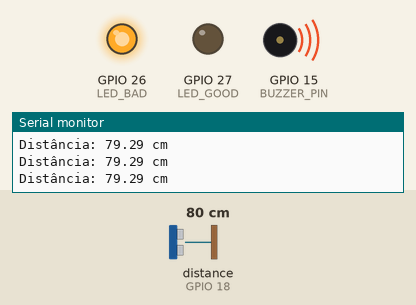
Simulated run of this sketch. Board: ESP32. On the bench: output pins drawn as LEDs (lit = HIGH), buzzer (waves = sounding, pin HIGH), the last lines printed to the serial monitor. Wiring (inferred from the names in the program): ultrasonic range finder: trigger GPIO 5; echo GPIO 18. The inputs (shaded band) are chosen by the test bench; at power-on: distance to the obstacle (sensor on GPIO 18) 80 cm. The echo pulse lasts 58.3 µs per cm; WiFi joins after 1.5 s; servers stay silent unless stated; uploads are accepted with an empty reply; pins used as bus, display or sensor lines are not drawn.

Above: at 3.7 s.
3.8 s: distance to the obstacle (sensor on GPIO 18) set to 72 cm
At 4.5 s:
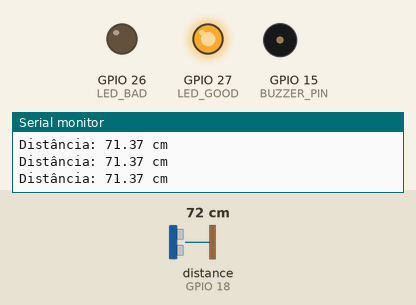
5.4 s: distance to the obstacle (sensor on GPIO 18) set to 27 cm
8.4 s: distance to the obstacle (sensor on GPIO 18) set to 24 cm
At 9.5 s:
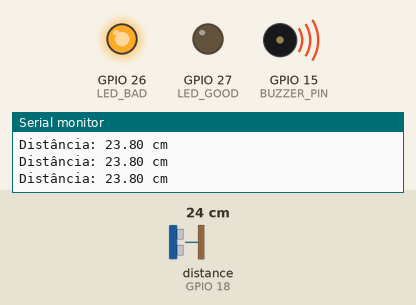
9.9 s: distance to the obstacle (sensor on GPIO 18) set to 35 cm
At 11.4 s:
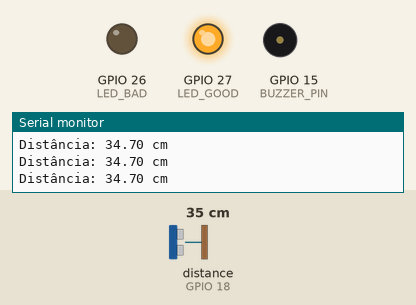
Timing chart, 0 to 12.5 s (numbered marks = the images above; inputs shaded):
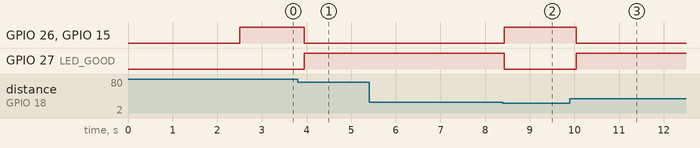

The sketch:

esp32-http-server.ino
```cpp
#include <WiFi.h>
#include <WiFiClientSecure.h>
#include <HTTPClient.h>

// --------- Wi-Fi (Wokwi) ---------
const char* ssid        = "Wokwi-GUEST";  // padrão do Wokwi
const char* password    = "";             // sem senha

// --------- URL da API (MockAPI) ---------
const char* serverUrl   = "https://691f83d631e684d7bfc9ef91.mockapi.io/posture";

// --------- Pinos do circuito ---------
const int TRIG_PIN    = 5;   // HC-SR04 TRIG
const int ECHO_PIN    = 18;  // HC-SR04 ECHO
const int LED_GOOD    = 27;   // LED verde (boa postura)
const int LED_BAD     = 26;   // LED vermelho (má postura)
const int BUZZER_PIN  = 15;  // buzzer

// --------- Limiares de distância (em cm) ---------
const float DIST_GOOD_MIN = 25.0;
const float DIST_GOOD_MAX = 75.0;

// --------- Gamificação ---------
long lastCycleTime        = 0;
const long CYCLE_INTERVAL = 5000; // 5 s

int postureScore   = 0;   // pontuação total
int alertCount     = 0;   // quantos alertas de má postura
int goodCycles     = 0;   // quantos ciclos em boa postura

String lastPostureStatus = "unknown";

// --------- Configuração de pinos ---------
void setupPins() {
  pinMode(TRIG_PIN, OUTPUT);
  pinMode(ECHO_PIN, INPUT);
  pinMode(LED_GOOD, OUTPUT);
  pinMode(LED_BAD, OUTPUT);
  pinMode(BUZZER_PIN, OUTPUT);

  digitalWrite(LED_GOOD, LOW);
  digitalWrite(LED_BAD, LOW);
  digitalWrite(BUZZER_PIN, LOW);
}

// --------- Leitura do sensor ultrassônico ---------
float readDistanceCM() {
  // garante TRIG em LOW
  digitalWrite(TRIG_PIN, LOW);
  delayMicroseconds(2);

  // pulso de 10 us em HIGH
  digitalWrite(TRIG_PIN, HIGH);
  delayMicroseconds(10);
  digitalWrite(TRIG_PIN, LOW);

  // mede duração do pulso no ECHO
  long duration = pulseIn(ECHO_PIN, HIGH);

  // distância em cm (velocidade do som ~0.034cm/us, divide por 2 ida/volta)
  float distance = duration * 0.034 / 2.0;
  return distance;
}

// --------- Conexão Wi-Fi ---------
void connectWiFi() {
  Serial.print("Conectando ao WiFi: ");
  Serial.println(ssid);

  WiFi.begin(ssid, password);

  while (WiFi.status() != WL_CONNECTED) {
    delay(500);
    Serial.print(".");
  }

  Serial.println("\nWiFi conectado!");
  Serial.print("IP: ");
  Serial.println(WiFi.localIP());
}

// --------- Envio HTTP para o MockAPI (HTTPS) ---------
void sendHttpToMockAPI(String postureStatus, float distance) {
  if (WiFi.status() != WL_CONNECTED) {
    Serial.println("WiFi desconectado, não foi possível enviar HTTP.");
    return;
  }

  WiFiClientSecure client;
  client.setInsecure();

  HTTPClient http;
  http.begin(client, serverUrl);  // usa o client seguro + URL https
  http.addHeader("Content-Type", "application/json");

  // Corpo JSON que será salvo no MockAPI
  String jsonPayload = "{";
  jsonPayload += "\"status\":\"" + postureStatus + "\",";
  jsonPayload += "\"distance\":" + String(distance, 2) + ",";
  jsonPayload += "\"score\":" + String(postureScore) + ",";
  jsonPayload += "\"alerts\":" + String(alertCount) + ",";
  // >>> AQUI entra o createdAt que você pediu <<<
  jsonPayload += "\"createdAt\":\"" + String(millis()) + "\"";
  jsonPayload += "}";

  Serial.print("Enviando HTTP POST: ");
  Serial.println(jsonPayload);

  int httpResponseCode = http.POST(jsonPayload);

  Serial.print("HTTP Response code: ");
  Serial.println(httpResponseCode);

  if (httpResponseCode > 0) {
    String response = http.getString();
    Serial.print("Resposta do servidor: ");
    Serial.println(response);
  } else {
    Serial.print("Falha na requisição. Erro: ");
    Serial.println(httpResponseCode);
  }

  http.end();
}

// --------- SETUP ---------
void setup() {
  Serial.begin(115200);
  delay(1000);

  setupPins();
  connectWiFi();

  lastCycleTime = millis();
}

// --------- LOOP PRINCIPAL ---------
void loop() {
  // 1) Lê distância
  float distance = readDistanceCM();
  Serial.print("Distância: ");
  Serial.print(distance);
  Serial.println(" cm");

  // 2) Decide se postura está boa ou ruim
  String postureStatus;

  if (distance >= DIST_GOOD_MIN && distance <= DIST_GOOD_MAX) {
    // boa postura
    postureStatus = "good";
    digitalWrite(LED_GOOD, HIGH);
    digitalWrite(LED_BAD, LOW);
    digitalWrite(BUZZER_PIN, LOW);
  } else {
    // má postura
    postureStatus = "bad";
    digitalWrite(LED_GOOD, LOW);
    digitalWrite(LED_BAD, HIGH);
    digitalWrite(BUZZER_PIN, HIGH);
  }

  // 3) Conta alerta quando muda de boa -> ruim
  if (postureStatus == "bad" && lastPostureStatus == "good") {
    alertCount++;
    Serial.println("ALERTA: usuário curvou as costas!");
  }

  // 4) A cada ciclo de tempo, atualiza pontuação e envia dados
  long now = millis();
  if (now - lastCycleTime >= CYCLE_INTERVAL) {
    lastCycleTime = now;

    if (postureStatus == "good") {
      postureScore += 10;  // +10 pontos por ciclo bom
      goodCycles++;
    }

    Serial.println("----- RESUMO CICLO -----");
    Serial.print("Score: ");   Serial.println(postureScore);
    Serial.print("Alertas: "); Serial.println(alertCount);
    Serial.print("Ciclos bons: "); Serial.println(goodCycles);
    Serial.println("------------------------");

    // Envia para MockAPI
    sendHttpToMockAPI(postureStatus, distance);
  }

  lastPostureStatus = postureStatus;

  delay(200); // pequeno delay para estabilizar
}
```

Measured:
- the behaviour switches between 76 and 75 cm on distance to the obstacle (sensor on GPIO 18) (found by bisection; images 0 and 1)
- the behaviour switches between 26 and 25 cm on distance to the obstacle (sensor on GPIO 18) (found by bisection; images 1 and 2)
- after the input at 3.8 s, GPIO 26 (LED_BAD), GPIO 15 (BUZZER_PIN): HIGH → LOW after 0.15 s; GPIO 27 (LED_GOOD): LOW → HIGH after 0.15 s
- after the input at 8.4 s, GPIO 26 (LED_BAD), GPIO 15 (BUZZER_PIN): LOW → HIGH at once; GPIO 27 (LED_GOOD): HIGH → LOW at once
- after the input at 9.9 s, GPIO 26 (LED_BAD), GPIO 15 (BUZZER_PIN): HIGH → LOW after 0.14 s; GPIO 27 (LED_GOOD): LOW → HIGH after 0.14 s
